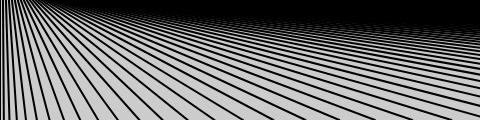
Frame 1 (no input)
Frame 60 (no input): identical to frame 1, image omitted
Frame 120 (the mouse pressed at the canvas centre since frame 60): identical to frame 1, image omitted

The p5.js sketch that drew this single still picture (run headless with seeded random() and noise() and a simulated clock; from frame 60 on, the mouse is pressed at the canvas centre):

// p5.js sketch
// ── sketch.js
function setup() {
  createCanvas(480, 120);
  strokeWeight(2);
 }
 
 function draw() {
  background(204);
  for (var i = 0; i < 480; i += 2.97) {
  line(i, 0, i + i/2*i*0.2, 120);
  }
 }
